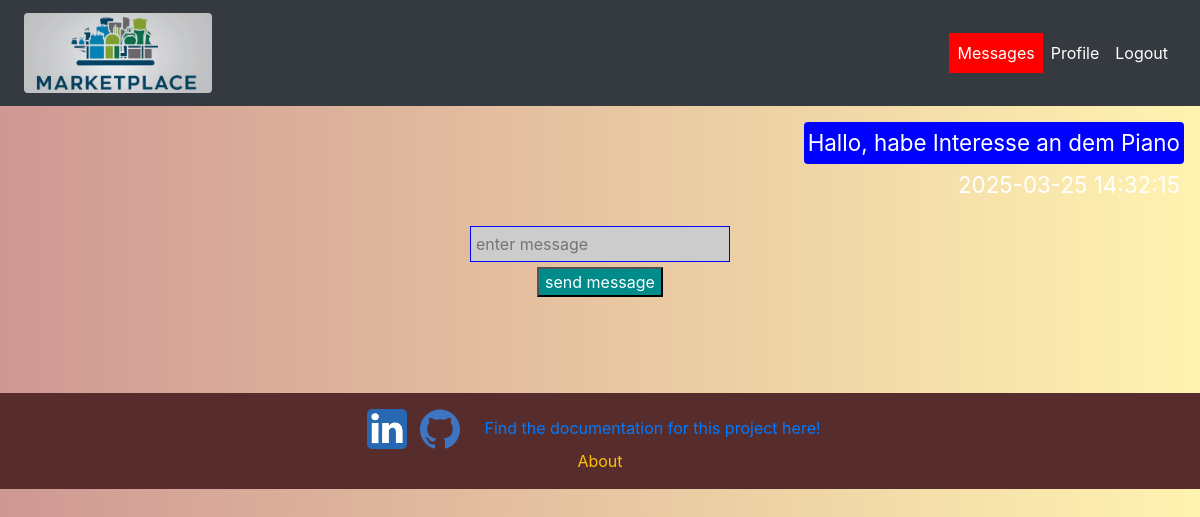
/messages/1 (signed in), run on an earlier commit of the app's database.
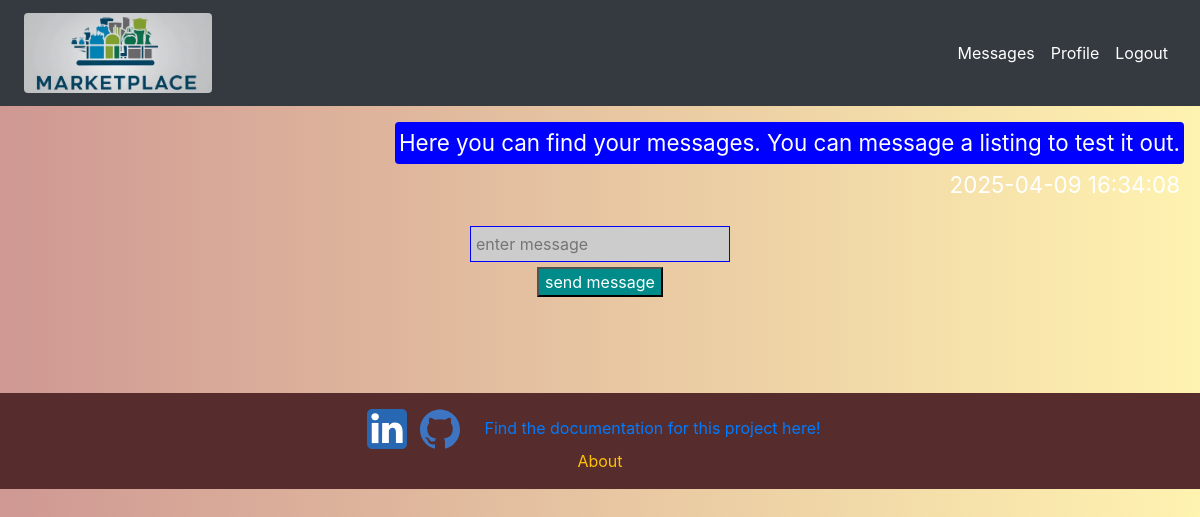
And on a later commit of the database.
### tables this page shows
CREATE TABLE Messages (
    id INTEGER PRIMARY KEY AUTOINCREMENT,
    subject TEXT,
    message TEXT,
    created TIMESTAMP NOT NULL DEFAULT CURRENT_TIMESTAMP,
    user_send INTEGER NOT NULL,
    user_receive INTEGER NOT NULL,
    listing_id INTEGER NOT NULL,
    read INTEGER NOT NULL DEFAULT 0,
    FOREIGN KEY(user_send) REFERENCES User(id),
    FOREIGN KEY(user_receive) REFERENCES User(id), 
    FOREIGN KEY(listing_id) REFERENCES Listings(id)
);

### app.py (the view, shortened to what this page needs)
@app.route("/messages/<id>", methods=["GET", "POST"])
@login_required
def message_get(id):
    try:
        with sqlite3.connect('database.db') as connection:
            cur = connection.cursor()
            cur.execute("UPDATE Messages SET read=1 where (user_receive=?) AND listing_id=?", (current_user.id,id))
            connection.commit()
            cur.execute("SELECT message,created,user_send FROM Messages where (user_receive=? OR user_send=?) AND listing_id=? order by created ASC", (current_user.id,current_user.id,id))
            messages = []
            for lst in cur.fetchall():
                messages.append({'message':lst[0],'created':lst[1],'user':(True if lst[2]==current_user.id else False)})
            user_with = cur.execute("SELECT user_send, user_receive FROM Messages where (user_receive=? OR user_send=?) AND listing_id=?", (current_user.id,current_user.id,id)).fetchone()
            user_with = [id for id in user_with if id!=current_user.id]
    except sqlite3.Error as e:
            flash('database error')
    return render_template('messages-chat.html', messages=messages, user_with=user_with)

### app.py (called while the page is built)
@login_manager.user_loader
def load_user(user_id):
    return User.get(user_id)

    @staticmethod
    def get(user_id):
        conn = sqlite3.connect('database.db')
        cursor = conn.cursor()
        cursor.execute("SELECT id, name, password_hash, profile_image FROM User WHERE id = ?", (user_id,))
        user = cursor.fetchone()
        conn.close()
        if user is None:
            return None
        return User(user[0], user[1], user[2], user[3])

    @staticmethod
    def check_messages():
        try:
            with sqlite3.connect('database.db') as connection:
                cur = connection.cursor()
                rows = cur.execute('select read from Messages where user_receive=?',(current_user.id,)).fetchall()
                if any(row[0]==0 for row in rows):
                    return True
        except sqlite3.Error as e:
            flash('database error')

### templates/messages-chat.html (shortened to what this page needs)
{% extends 'base.html' %}
{% block content %}
    {% for message in messages %}
        <div {% if message.user %}style="background-color:blue; margin-left:auto; padding:4px; border-radius:4px"
            {% else %}style="background-color:green; margin-right:auto; padding:4px; border-radius:4px" {% endif %}>
            <p style="margin: 0; font-size: 1.4em;">
                {{ message.message }}
            </p>
        </div>
        <div {% if message.user %}style="margin-left:auto; padding:4px; border-radius:4px"
            {% else %}style="margin-right:auto; padding:4px; border-radius:4px" {% endif %}>
            <p style="margin: 0; font-size: 1.4em;">
                {{ message.created }}
            </p>
        </div>
    {% endfor %}
<form class="form" method="POST"
    style="display: flex; flex-direction: column; align-items: center; justify-content: center; width: 100%;">
    <input type="text" id="message" name="message" required style="width: fit-content;" placeholder="enter message">
    <button type="submit" style="width: fit-content;">send message</button>
</form>
{% endblock %}

What changed in the data, as far as the page shows it:
removed Messages: message "Hallo, habe Interesse an dem Piano", created "2025-03-25 14:32:15"
added Messages: message "Here you can find your messages. You can message a listing to test it out.", created "2025-04-09 16:34:08"
